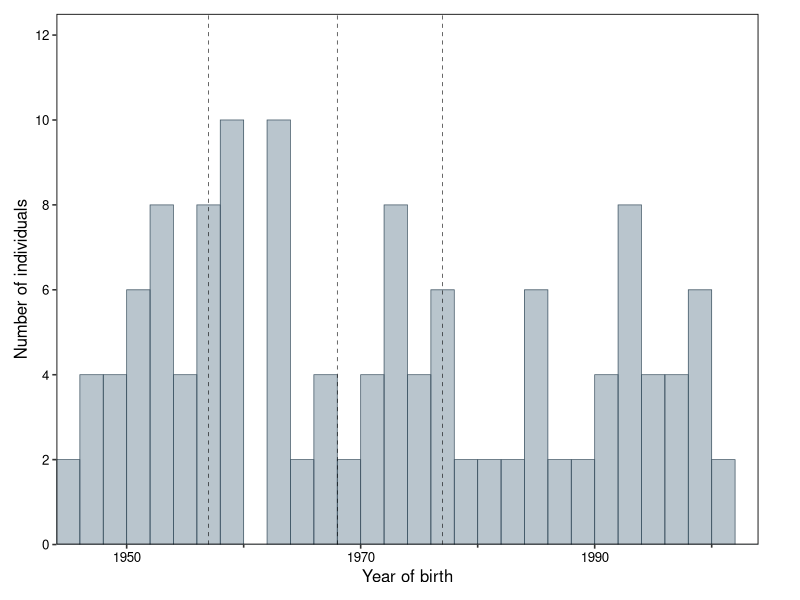
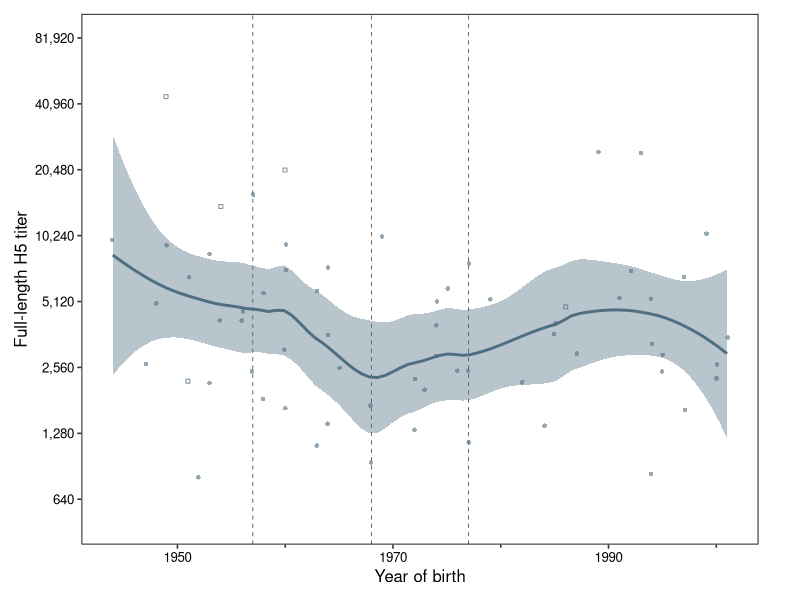
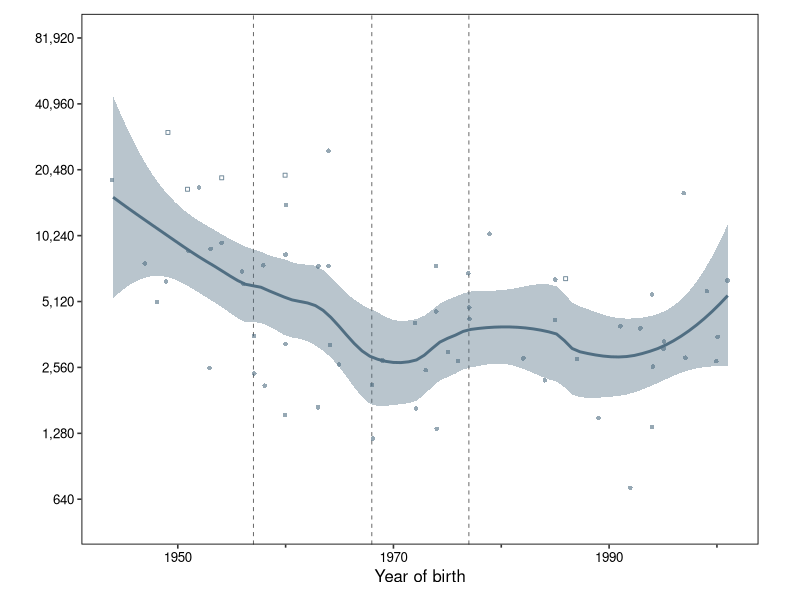
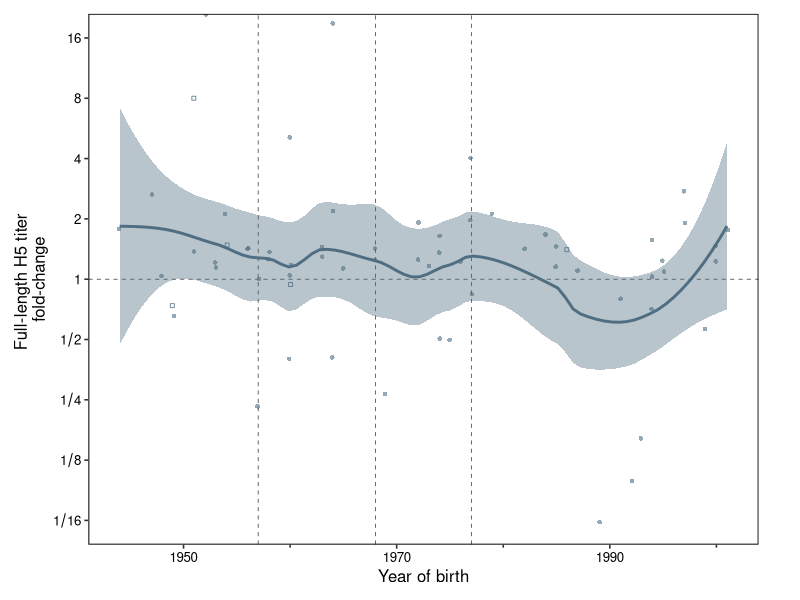
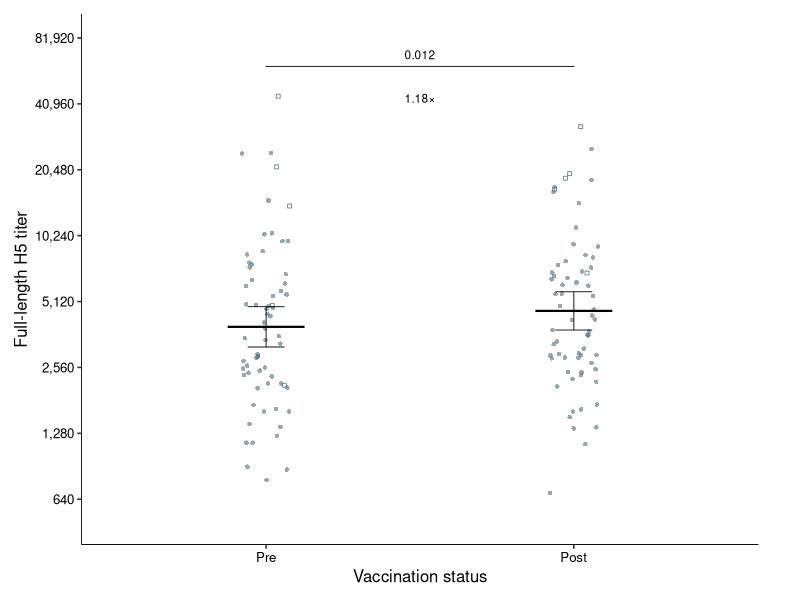
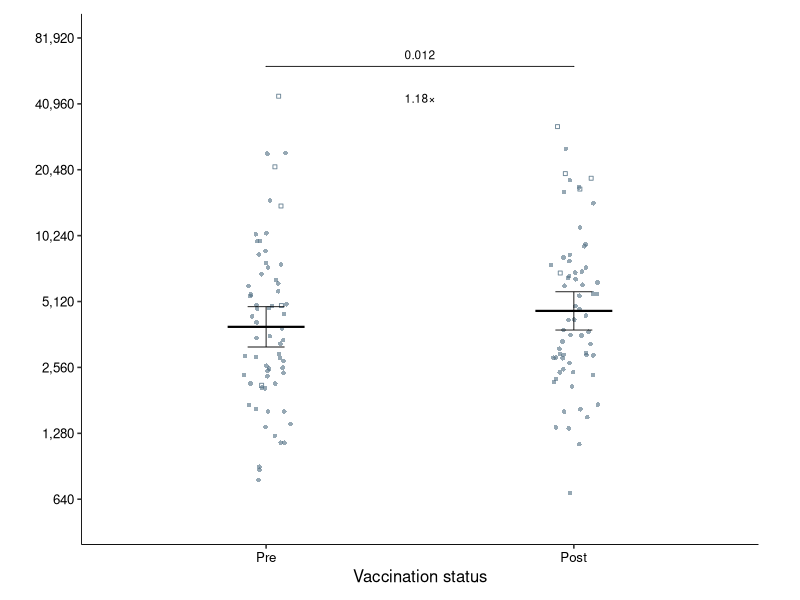
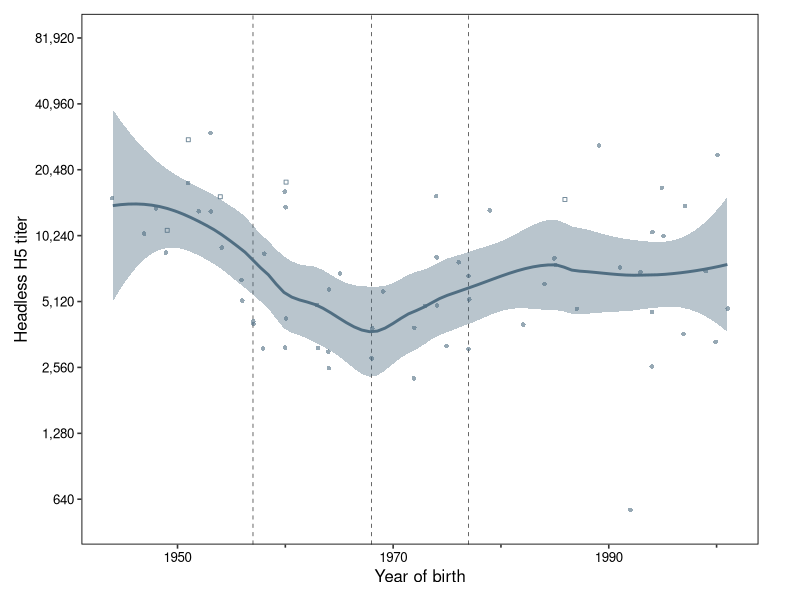
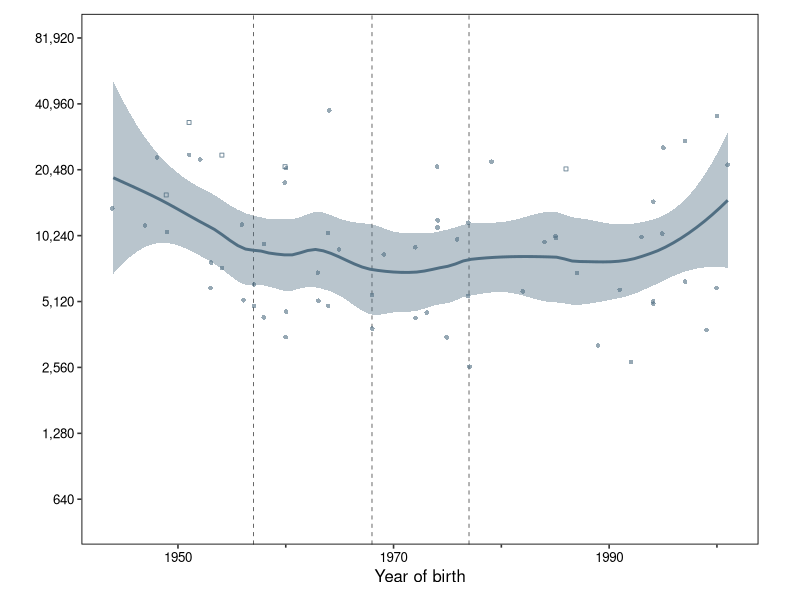

These charts were generated, in order, by the following R code: (Note: this script raises an error after producing the figures.)
# Load packages 
library(tidyverse)
library(ggplot2)
library(viridis)
library(corrplot)
library(grid)
library(cowplot)
library(ggpubr)


# Load results
wide_df <- read_csv("../Data/compiled_titers.csv")
long_df <- pivot_longer(wide_df, cols = -c(Participant, Sex, YOB, Visit),
                             names_to = "Test",
                             values_to = "Titer")

highlight_participants <- c(2, 59, 65, 164, 210)

wide_df$Highlight <- wide_df$Participant %in% highlight_participants
long_df$Highlight <- long_df$Participant %in% highlight_participants

fc_df <- long_df %>%
  filter(Visit %in% c("v1", "v3")) %>%
  pivot_wider(
    id_cols = c(Participant, Sex, YOB, Test, Highlight),
    names_from = Visit,
    values_from = Titer
  ) %>%
  mutate(FoldChange = v3 / v1) %>%
  dplyr::select(-v1, -v3)



yobs <- wide_df[,'YOB']

# plot YOBs as a histogram
plot <- ggplot(yobs, aes(x=YOB)) +
  geom_histogram(
    binwidth=2,
    boundary=min(yobs$YOB),
    fill='#506E82',
    alpha=0.4,
    color='#3c5261',
    linewidth=0.25
  ) +
  scale_x_continuous(
    limits = c(1944, 2004),
    breaks = seq(1930, 2020, 20),
    minor_breaks = c(1940, 1960, 1980, 2000, 2020),
    expand = c(0, 0)
  ) +
  scale_y_continuous(
    expand = c(0, 0),
    limits = c(0, 12.5),
    breaks = seq(0,12,2)) +
  coord_cartesian(ylim = c(0,12.5)) +
  guides(x = guide_axis(minor.ticks = TRUE)) +
  labs(x = 'Year of birth', y = 'Number of individuals') +
  geom_vline(xintercept = c(1957, 1968, 1977), linetype ="dashed", 
             color = "black", linewidth = 0.2) +
  theme_classic(base_size = 12) +
  theme(panel.grid.major = element_blank(),
        panel.grid.minor = element_blank(),
        panel.background = element_blank(),
        strip.background = element_blank(),
        rect = element_blank(),
        legend.position = "none",
        axis.text.x = element_text(color = "black", angle = 0, hjust = 0.5),
        axis.text.y = element_text(color = "black"),
        plot.title = element_text(hjust = 0.5, size = 7),
        # axis.text = element_text(size = 10),
        # axis.title = element_text(size = 10),
        panel.border = element_rect(color = "black", linewidth = 0.6, fill = NA),
        axis.line = element_line(linewidth = 0),
        strip.text = element_text(size = 12),
        plot.margin = margin(10, 30, 10, 10),
        # axis.ticks = element_line(linewidth = 0.25),
        # axis.minor.ticks.length.x = unit(0.6, "mm"),
        # axis.minor.ticks.length.y = unit(0.6, "mm")
  )

ggsave("../Figures/YOB_histogram.pdf", width = 1.5, height = 1, dpi = 300, scale = 2, bg = "transparent")


tests <- unique(long_df$Test)
visits <- unique(long_df$Visit)

# for each test, plot V1 and V3 titer data
# then, plot titer fold-change data
for (test in tests) {
  if (grepl("NAI50", test)) {
    y_lim <- c(8, 2048)
    labels <- c(10,20,40,80,160,320,640,"1,280")
    breaks <- c(10,20,40,80,160,320,640,1280)
    y_label <- "NAI50 titer"
  } else if (grepl("NT90", test)) {
    y_lim <- c(8, 512)
    labels <- c(10,20,40,80,160,320)
    breaks <- c(10,20,40,80,160,320)
    y_label <- "H5N1 NT90"
  } else {
    y_lim <- c(512,81920)
    labels <- c(640,"1,280","2,560","5,120","10,240","20,480","40,960","81,920")
    breaks <- c(640,1280,2560,5120,10240,20480,40960,81920)
    y_label <- paste(
      case_match(
        test,
        "H5_FL" ~ "Full-length H5",
        "H5_stalk" ~ "Headless H5",
        "H1_stalk" ~ "Headless H1"
      ),
      "titer")
  }
  sig_y <- (log2(max(y_lim)) - log2(min(y_lim))) * .9 + log2(min(y_lim))
  fc_y <- 2**((log2(max(y_lim)) - log2(min(y_lim))) * .875 + log2(min(y_lim)))
  
  label_height <- max(y_lim)
  
  for (visit in visits) {
    
    data <- long_df[(long_df[, "Test"] == test) & (long_df[, "Visit"] == visit),]
    
    plot = ggplot(data, aes(x = YOB, y = Titer)) +
      geom_vline(xintercept = c(1957, 1968, 1977), linetype ="dashed", 
                 color = "black", linewidth = 0.2) +
      geom_smooth(col = "#506E82", fill = "#506E82",
                  alpha = 0.4, span = 0.5) +
      geom_jitter(data = data[!data$Highlight,],
                  shape = 16, size = 1.5,
                  color = "#506E82",
                  width = 0.1, height = 0.1,
                  alpha = 0.6, stroke = 0.1) +
      geom_jitter(data = data[data$Highlight,],
                  shape = 0, size = 1,
                  color = "#506E82",
                  width = 0.1, height = 0.1,
                  alpha = 0.8, stroke = .5) +
      scale_x_continuous(breaks = seq(1930, 2010, 20),
                         minor_breaks = c(1940, 1960, 1980, 2000)) +
      coord_cartesian(ylim = y_lim) +
      scale_y_continuous(trans = "log2",
                         labels = labels,
                         breaks = breaks) + 
      guides(x = guide_axis(minor.ticks = TRUE)) +
      theme_classic(base_size=12) +
      theme(panel.grid.major = element_blank(),
            panel.grid.minor = element_blank(),
            panel.background = element_blank(),
            strip.background = element_blank(),
            rect = element_blank(),
            legend.position = "none",
            axis.text.x = element_text(color = "black", angle = 0, hjust = 0.5),
            axis.text.y = element_text(color = "black"),
            plot.title = element_text(hjust = 0.5, size = 7),
            panel.border = element_rect(color = "black", linewidth = 0.6, fill = NA),
            axis.line = element_line(linewidth = 0),
            strip.text = element_text(size = 12),
            plot.margin = margin(10, 30, 10, 10),
      ) +
      labs(x = "Year of birth",
           y = ifelse(visit=="v1", y_label, "")
      )
    
    path <- paste0("../Figures/",test,"_",visit,".pdf")
    ggsave(path, width = 1.5, height = 1, dpi = 300, scale = 2, bg = "transparent")
  
  }
  
  fc_data <- fc_df[fc_df[, "Test"] == test,]
  
  plot = ggplot(fc_data, aes(x = YOB, y = FoldChange)) +
    geom_vline(xintercept = c(1957, 1968, 1977), linetype ="dashed", 
               color = "black", linewidth = 0.2) +
    geom_hline(yintercept = 1, linetype ="dashed", 
               color = "black", linewidth = 0.2) +
    geom_smooth(col = "#506E82", fill = "#506E82",
                alpha = 0.4, span = 0.5) +
    geom_jitter(data = fc_data[!fc_data$Highlight,],
                shape = 16, size = 1.5,
                color = "#506E82",
                width = 0.1, height = 0.1,
                alpha = 0.6, stroke = 0.1) +
    geom_jitter(data = fc_data[fc_data$Highlight,],
                shape = 0, size = 1,
                color = "#506E82",
                width = 0.1, height = 0.1,
                alpha = 0.8, stroke = .5) +
    scale_x_continuous(breaks = seq(1930, 2010, 20),
                       minor_breaks = c(1940, 1960, 1980, 2000)) +
    coord_cartesian(ylim = c(.0625,16)) +
    scale_y_continuous(trans = "log2",
                       labels = c(expression(1/16),expression(1/8),expression(1/4),expression(1/2),1,2,4,8,16),
                       breaks = c(.0625,.125,.25,.5,1,2,4,8,16)) + 
    guides(x = guide_axis(minor.ticks = TRUE)) +
    theme_classic(base_size=12) +
    theme(panel.grid.major = element_blank(),
          panel.grid.minor = element_blank(),
          panel.background = element_blank(),
          strip.background = element_blank(),
          rect = element_blank(),
          legend.position = "none",
          axis.text.x = element_text(color = "black", angle = 0, hjust = 0.5),
          axis.text.y = element_text(color = "black"),
          plot.title = element_text(hjust = 0.5, size = 7),
          # axis.text = element_text(size = 9),
          # axis.title = element_text(size = 9),
          panel.border = element_rect(color = "black", linewidth = 0.6, fill = NA),
          axis.line = element_line(linewidth = 0.1),
          strip.text = element_text(size = 12),
          plot.margin = margin(10, 30, 10, 10),
          # axis.ticks = element_line(linewidth = 0.25),
          # axis.minor.ticks.length.x = unit(0.6, "mm"),
          # axis.minor.ticks.length.y = unit(0.6, "mm")
    ) +
    labs(x = "Year of birth",
         y = paste(y_label, "\nfold-change")
    )
  
  path <- paste0("../Figures/",test,"_",visit,"-fold_change",".pdf")
  ggsave(path, width = 1.6, height = 1, dpi = 300, scale = 2, bg = "transparent")
  
  # --- Pre/post plot ---
  
  pp_data <- long_df[long_df[, "Test"] == test,]
  pp_data$Visit <- factor(pp_data$Visit, levels = c("v1", "v3"))
  pp_data_log <- pp_data
  pp_data_log$Titer <- log2(pp_data_log$Titer)
  gmt_fc <- 2 ** (mean(pp_data_log[pp_data_log$Visit == "v3", ]$Titer) - mean(pp_data_log[pp_data_log$Visit == "v1", ]$Titer))
  gmt_fc_label <- paste0(sprintf("%.2f", round(gmt_fc,3)),"×")
  
  plot = ggplot(pp_data, aes(x = Visit, y = Titer)) +
    geom_jitter(data = pp_data[!pp_data$Highlight,],
                shape = 16, size = 1.5,
                color = "#506E82",
                width = 0.08, height = 0,
                alpha = 0.6, stroke = 0.1) +
    geom_jitter(data = pp_data[pp_data$Highlight,],
                shape = 0, size = 1,
                color = "#506E82",
                width = 0.08, height = 0,
                alpha = 0.8, stroke = .5) +
    stat_summary(fun = mean, geom = "crossbar",
                 width = 0.25, linewidth = 0.3, color = "black") +
    stat_summary(fun.data = mean_cl_normal, geom = "errorbar",
                 width = 0.12, linewidth = 0.3, color = "black") +
    ggsignif::geom_signif(comparisons = list(c("v1", "v3")),
                          test = "wilcox.test",
                          test.args = list(paired = TRUE),
                          textsize = 3, size = 0.3,
                          tip_length = 0,
                          color = "black",
                          y_position = sig_y,
                          vjust = -0.2,
                          map_signif_level = function(p) {
                            if (p < 0.001) {
                              sprintf("%.2e", p)
                            } else {
                              sprintf("%.3f", p)
                            }
                          }
                          ) +
    annotate("text", label=gmt_fc_label, x=1.5, y=fc_y, size=3) +
    coord_cartesian(ylim = y_lim) +
    scale_y_continuous(trans = "log2",
                       labels = labels,
                       breaks = breaks) +
    theme_classic(base_size = 12) +
    theme(panel.grid.major = element_blank(),
          panel.grid.minor = element_blank(),
          panel.background = element_blank(),
          strip.background = element_blank(),
          rect = element_blank(),
          legend.position = "none",
          axis.text.x = element_text(color = "black", angle = 0, hjust = 0.5),
          axis.text.y = element_text(color = "black"),
          plot.title = element_text(hjust = 0.5, size = 7),
          panel.border = element_blank(),
          axis.line = element_line(linewidth = 0.3),#0.1),
          strip.text = element_text(size = 12),
          plot.margin = margin(10, 30, 10, 10),
    ) +
    scale_x_discrete(labels = c("v1" = "Pre", "v3" = "Post")) +
    labs(x = "Vaccination status",
         y = y_label)
  
  path <- paste0("../Figures/",test,"_pre-vs-post",".pdf")
  ggsave(path, width = 1.2, height = 1, dpi = 300, scale = 2, bg = "transparent")
  
  plot <- plot + labs(y="")
  path <- paste0("../Figures/",test,"_pre-vs-post_no-Y-label",".pdf")
  ggsave(path, width = 1.2, height = 1, dpi = 300, scale = 2, bg = "transparent")
  
}





sorted_wide_df <- wide_df %>% arrange(NT90) # sort so that higher NT90 values are drawn on top

x_labels <- c(20,80,320,"1,280")
x_breaks <- c(20,80,320,1280)

y_labels <- c(640,"2,560","10,240","40,960")
y_breaks <- c(640,2560,10240,40960)

for (visit in visits) {
  data <- sorted_wide_df[sorted_wide_df[, "Visit"] == visit,]
  
  plot = ggplot(data, aes(x=NAI50, y=H5_stalk, color=NT90)) +
    geom_jitter(data=data[!data$Highlight,],
                shape=16, width = 0.1, height = 0.1, alpha = 0.9, size=2) +
    geom_jitter(data=data[data$Highlight,],
                shape=15, width = 0.1, height = 0.1, alpha = 0.9, size=2) +
    scale_x_continuous(trans="log2",
                       breaks=x_breaks,
                       labels=x_labels,
                       limits=c(10*.9,1280/.9)) +
    scale_y_continuous(trans="log2",
                       breaks=y_breaks,
                       labels=y_labels,
                       limits=c(640*.9,40960/.9)) +
    scale_color_viridis(trans="log2", option="mako", end=0.8,
                        limits=c(10*.95,320/.95),
                        breaks=c(10,20,40,80,160,320)) +
    guides(fill = guide_colorbar(ticks = FALSE)) +
    theme_classic(base_size = 12) +
    theme(panel.grid.major = element_blank(),
          panel.grid.minor = element_blank(),
          panel.background = element_blank(),
          strip.background = element_blank(),
          rect = element_blank(),
          axis.text.x = element_text(color = "black", angle = 0, hjust = 0.5),
          axis.text.y = element_text(color = "black"),
          plot.title = element_text(hjust = 0.5, size = 7),
          panel.border = element_rect(color = "black", linewidth = 0.6, fill = NA),
          axis.line = element_line(linewidth = 0),
          strip.text = element_text(size = 12),
          plot.margin = margin(10, 30, 10, 10),
    ) +
    guides(x = guide_axis(minor.ticks = TRUE),
           y = guide_axis(minor.ticks = TRUE)) +
    labs(
      x = "NAI50 titer",
      y = ifelse(visit == "v1", "Headless H5 titer", "")
    )
  
  path <- paste0("../Figures/H5_stalk-and-NAI50-vs-NT90_",visit,".pdf")
  ggsave(path, width = 1.63, height = 1, dpi = 300, scale = 2, bg = "transparent")
  
  plot_no_legend <- plot + theme(legend.position = "none")
  path <- paste0("../Figures/H5_stalk-and-NAI50-vs-NT90_",visit,"-noLegend.pdf")
  ggsave(path, width = 1.27*1.1, height = 1.1, dpi = 300, scale = 2, bg = "transparent")
  
}

legend <- get_legend(plot)
path <- "../Figures/H5_stalk-and-NAI50-vs-NT90-separateLegend.pdf"
pdf(file = path, width = 1, height = 2)
grid.newpage()
grid.draw(legend)
dev.off()



# y=NT90 vs x=titer for all nonNT_tests
nonNT_tests <- unique(long_df[long_df$Test!="NT90",]$Test)
y_breaks <- c(10,20,40,80,160,320)
y_labels <- c(10,20,40,80,160,320)
y_lim_outer <- c(4, 1024)
y_lim <- c(8, 512)
for (visit in visits) {
  for (test in nonNT_tests) {
    if (grepl("NAI50", test)) {
      x_lim_outer <- c(4, 4096)
      x_lim <- c(8, 2048)
      x_labels <- c(10,40,160,640)
      x_breaks <- c(10,40,160,640)
      x_label <- "NAI50 titer"
    } else {
      x_lim_outer <- c(256,163840)
      x_lim <- c(512,81920)
      x_labels <- c(640,"2,560","10,240","40,960")
      x_breaks <- c(640,2560,10240,40960)
      x_label <- paste(
        case_match(
          test,
          "H5_FL" ~ "Full-length H5",
          "H5_stalk" ~ "Headless H5",
          "H1_stalk" ~ "Headless H1"
        ),
        "titer")
    }
    
    test <- sym(test)
    data <- wide_df[wide_df[, "Visit"] == visit,]
    
    plot <- ggplot(data, aes(x=!!test, y=NT90)) +
      geom_jitter(data = data[!data$Highlight,],
                  shape = 16, size = 1.5,
                  color = "#506E82",
                  width = 0.1, height = 0.1,
                  alpha = 0.6, stroke = 0.1) +
      geom_jitter(data = data[data$Highlight,],
                  shape = 0, size = 1,
                  color = "#506E82",
                  width = 0.1, height = 0.1,
                  alpha = 0.8, stroke = .5) +
      geom_smooth(
        method = "lm",
        col = "#506E82",
        fill = "#506E82",
        alpha = 0.4,
        span = .6
      ) +
      stat_cor(
        size = 2.7,
        label.y = log2(max(y_breaks)),
        label.x = log2(min(x_breaks)),
        method = "spearman"
      ) +
      scale_x_continuous(trans="log2",
                         breaks=x_breaks,
                         labels=x_labels,
                         limits=x_lim_outer) +
      scale_y_continuous(trans="log2",
                         breaks=y_breaks,
                         labels=y_labels,
                         limits=y_lim_outer) +
      coord_cartesian(ylim = y_lim, xlim = x_lim) +
      theme(panel.grid.major = element_blank(),
            panel.grid.minor = element_blank(),
            panel.background = element_blank(),
            strip.background = element_blank(),
            rect = element_blank(),
            legend.position = "none",
            axis.text.x = element_text(color = "black", angle = 0, hjust = 0.5),
            axis.text.y = element_text(color = "black"),
            plot.title = element_text(hjust = 0.5, size = 7),
            axis.text = element_text(size = 9),
            axis.title = element_text(size = 9),
            panel.border = element_rect(color = "black", fill = NA),
            axis.line = element_line(linewidth = 0.1),
            strip.text = element_text(size = 12),
            plot.margin = margin(10, 30, 10, 10),
            axis.ticks = element_line(linewidth = 0.3),
            axis.minor.ticks.length.x = unit(0.6, "mm"),
            axis.minor.ticks.length.y = unit(0.6, "mm"),
      ) +
      guides(x = guide_axis(minor.ticks = TRUE)) +
      labs(
        x = x_label,
        y = "NT90"
      )
    
    path <- paste0("../Figures/NT90_vs_",test,"_",visit,".pdf")
    ggsave(path, width = 1.4, height = 1, dpi = 300, scale = 2, bg = "transparent")
    
  }
}


# corrplots
wide_df_v1_data <- wide_df[wide_df$Visit == 'v1',] %>% dplyr::select("NT90","H1_stalk","H5_stalk","H5_FL","NAI50")
wide_df_v3_data <- wide_df[wide_df$Visit == 'v3',] %>% dplyr::select("NT90","H1_stalk","H5_stalk","H5_FL","NAI50")

new_names <- c("H5N1 NT90", "Headless H1", "Headless H5", "Full-length H5", "NAI50")
colnames(wide_df_v1_data) <- new_names
colnames(wide_df_v3_data) <- new_names

cor_matrix_v1 <- cor(wide_df_v1_data, method = "spearman")
cor_matrix_v3 <- cor(wide_df_v3_data, method = "spearman")

testRes_v1 = cor.mtest(wide_df_v1_data, conf.level = 0.95)
testRes_v3 = cor.mtest(wide_df_v3_data, conf.level = 0.95)

path <- "../Figures/Titer_correlation-plot_v1.pdf"
pdf(file = path)
corrplot(
  cor_matrix_v1,
  method = "color",
  type = "lower",
  tl.col = "black",
  tl.srt = 45,
  tl.cex = 1.6,          # row/column labels (was 0.8)
  number.cex = 2.0,      # correlation coefficients
  cl.cex = 2.0,          # color legend text
  addCoef.col = "black",
  col.lim = c(0, 1),
  cl.length = 6,
  cl.pos = "n",
  diag = FALSE,
  col = colorRampPalette(c("#FFFFFF", "#FFFFFF", "#506E82"))(200),
)
dev.off()

path <- "../Figures/Titer_correlation-plot_v3.pdf"
pdf(file = path)
corrplot(
  cor_matrix_v3,
  method = "color",
  type = "lower",
  tl.col = "black",
  tl.srt = 45,
  tl.cex = 1.6,          # row/column labels (was 0.8)
  number.cex = 2.0,      # correlation coefficients
  cl.cex = 2.0,          # color legend text
  addCoef.col = "black",
  col.lim = c(0, 1),
  cl.length = 6,
  cl.pos = "n",
  diag = FALSE,
  col = colorRampPalette(c("#FFFFFF", "#FFFFFF", "#506E82"))(200)
)
dev.off()

path <- "../Figures/Titer_correlation-plot_legend.pdf"
pdf(file = path, width=2, height=4)
plot.new()

colorlegend(
  colbar = colorRampPalette(c("#FFFFFF", "#506E82"))(200),
  labels = seq(0, 1, 0.2),
  vertical = TRUE,
  ratio.colbar = 0.25,
  xlim = c(0, 1),
  ylim = c(0, 1),
  align = "l",
  cex = 0.8
)

dev.off()









path <- "../Figures/H5_stalk-and-NAI50-vs-NT90_customLegend.pdf"
pdf(file = path, width=2, height=4)
plot.new()

colorlegend(
  colbar = viridis_pal(option = "mako", end=0.8)(200),
  labels = c(10,20,40,80,160,320),
  vertical = TRUE,
  ratio.colbar = 0.25,
  xlim = c(0, 1),
  ylim = c(0, 1),
  align = "l",
  cex = 0.8
)

dev.off()
